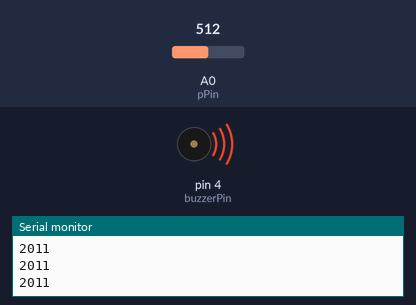
A sketch run on a simulated Arduino Uno, built with avr-gcc and run on an emulated ATmega328P. Shown: buzzer (waves = sounding), the last lines printed to the serial monitor. Inputs (shaded band) come from the test bench; at power-on: A0 (pPin) = 512.

Above: at 1.2 s.
1.3 s: A0 (pPin) set to 0
At 2.2 s:
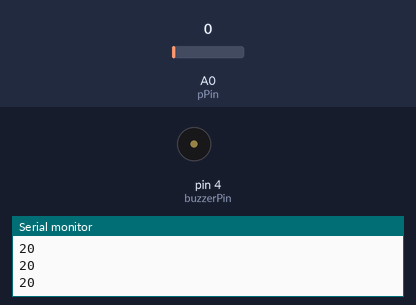
2.8 s: A0 (pPin) set to 122
At 3.3 s:
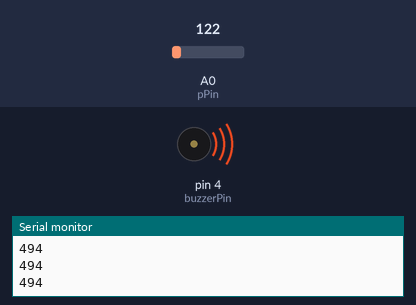
Timing chart, 0 to 5.8 s (numbered marks = the images above; inputs shaded):
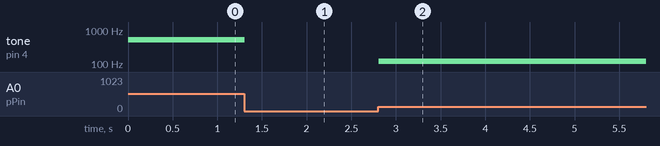

The sketch:

sketch_mar25b.ino
```cpp
int pPin = 0;
int buzzerPin = 4;
int sound[] = {512,587,659,699,740,784,880,988,1047,1175};
int index = 0;

void setup() {
  pinMode(buzzerPin,OUTPUT);
  Serial.begin(9600);
}

void loop() {
  int bValue;
  int pValue = analogRead(pPin);
  int pValue2 = map(pValue,0,1023,20,4000);
  Serial.println(pValue2);

    tone(buzzerPin,pValue,500);
}
```

Measured:
- after the input at 1.3 s, tone on pin 4 (buzzerPin): 512 Hz → silent at once
- after the input at 2.8 s, tone on pin 4 (buzzerPin): silent → 122 Hz at once
